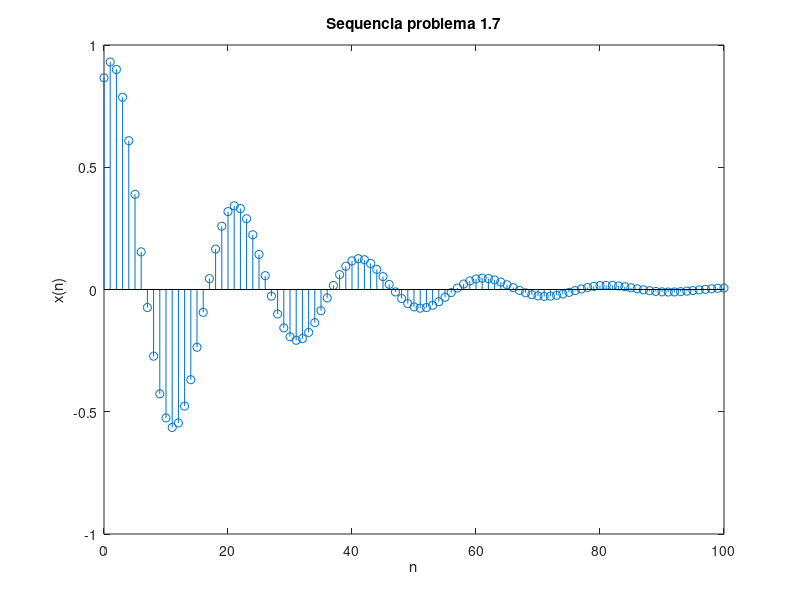

Write the MATLAB code that produced this figure.
% EXERCÍCIO 1.7 - LISTA 1 (MATLAB)

n = [0:100];
x = exp((-0.05) * n) .* sin( (0.1*pi*n) + (pi/3) );

stem(n,x);
title('Sequencia problema 1.7');
xlabel('n');
ylabel('x(n)');